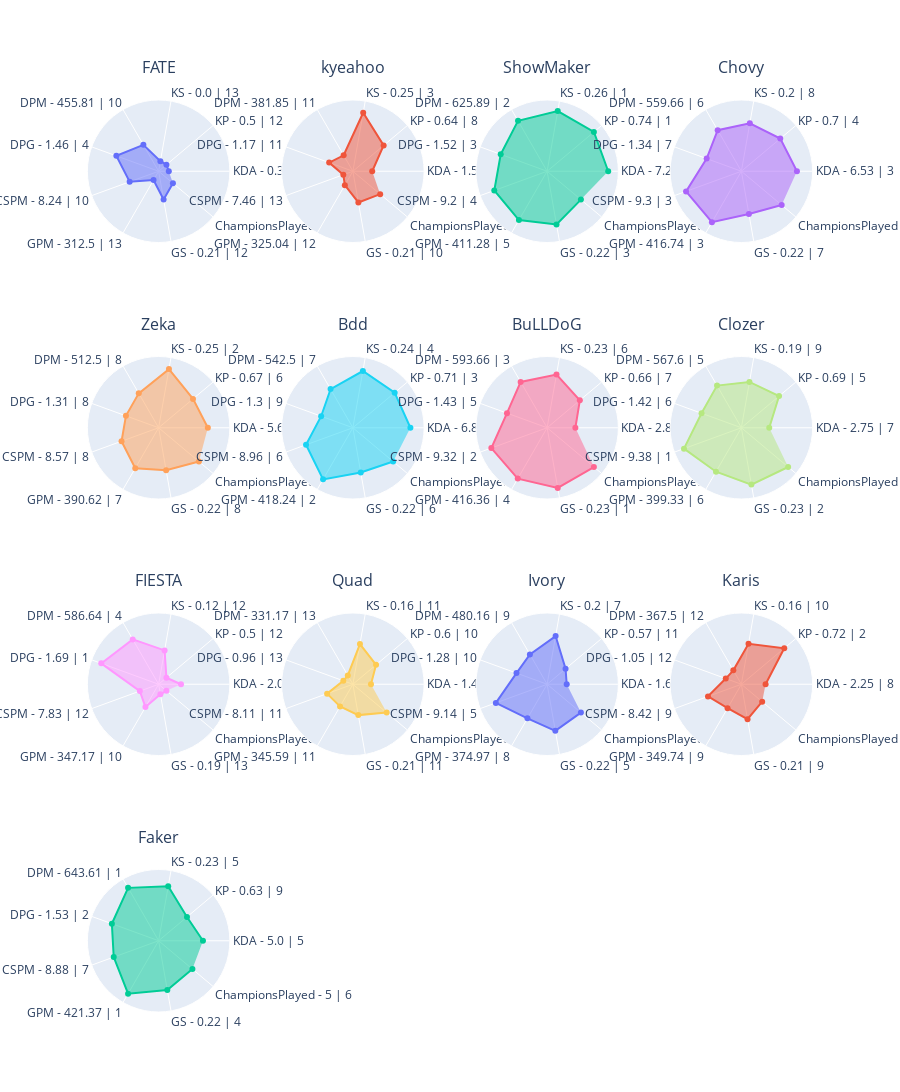

The notebook cell saved with this chart:
### Code cell
df = players_stats.loc[players_stats["Position"] == positions[2]]
min_value, max_value = get_min_max_value(df, columns)

ROWS, COLUMNS = get_rows_columns(df, 4)

fig = get_fig_subplots(df, ROWS, COLUMNS)
for i, player_name in enumerate(df.index):
    _df = df.loc[player_name, columns]
    theta_list = get_theta_list(df, player_name, origin_columns)

    r, c = get_rc(i, COLUMNS)
    fig.add_trace(
        go.Scatterpolar(r=_df, theta=theta_list, fill="toself", name=player_name),
        row=r,
        col=c,
    )

fig.update_layout(
    height=400 * ROWS,
    showlegend=False,
    title=dict(y=1),
)
fig.update_annotations(yshift=20)
fig.update_polars(
    radialaxis=dict(range=[min_value - 0.2, max_value + 0.2], visible=False)
)
fig.show()

### Figure 1 — Plotly figure (JSON) as saved in the notebook; plotly's stock layout.template omitted (floating-point values rounded to 4 significant figures)
{"data": [{"fill": "toself", "name": "FATE", "r": [0, 0, 0, 0.3989, 0.6839, 0.4057, 0, 0.3639, 0.1667], "subplot": "polar", "theta": ["KDA - 0.33 | 13", "KP - 0.5 | 12", "KS - 0.0 | 13", "DPM - 455.81 | 10", "DPG - 1.46 | 4", "CSPM - 8.24 | 10", "GPM - 312.5 | 13", "GS - 0.21 | 12", "ChampionsPlayed - 2 | 12"], "type": "scatterpolar"}, {"fill": "toself", "name": "kyeahoo", "r": [0.1798, 0.5892, 0.9675, 0.1622, 0.2959, 0, 0.1152, 0.4227, 0.5], "subplot": "polar2", "theta": ["KDA - 1.58 | 11", "KP - 0.64 | 8", "KS - 0.25 | 3", "DPM - 381.85 | 11", "DPG - 1.17 | 11", "CSPM - 7.46 | 13", "GPM - 325.04 | 12", "GS - 0.21 | 10", "ChampionsPlayed - 4 | 10"], "type": "scatterpolar"}, {"fill": "toself", "name": "ShowMaker", "r": [1, 1, 1, 0.9433, 0.7703, 0.9051, 0.9073, 0.8621, 0.6667], "subplot": "polar3", "theta": ["KDA - 7.29 | 1", "KP - 0.74 | 1", "KS - 0.26 | 1", "DPM - 625.89 | 2", "DPG - 1.52 | 3", "CSPM - 9.2 | 4", "GPM - 411.28 | 5", "GS - 0.22 | 3", "ChampionsPlayed - 5 | 6"], "type": "scatterpolar"}, {"fill": "toself", "name": "Chovy", "r": [0.8918, 0.7976, 0.7557, 0.7313, 0.5258, 0.9565, 0.9574, 0.6513, 0.8333], "subplot": "polar4", "theta": ["KDA - 6.53 | 3", "KP - 0.7 | 4", "KS - 0.2 | 8", "DPM - 559.66 | 6", "DPG - 1.34 | 7", "CSPM - 9.3 | 3", "GPM - 416.74 | 3", "GS - 0.22 | 7", "ChampionsPlayed - 6 | 3"], "type": "scatterpolar"}, {"fill": "toself", "name": "Zeka", "r": [0.7671, 0.6816, 0.97, 0.5804, 0.4835, 0.5753, 0.7176, 0.6472, 0.8333], "subplot": "polar5", "theta": ["KDA - 5.67 | 4", "KP - 0.67 | 6", "KS - 0.25 | 2", "DPM - 512.5 | 8", "DPG - 1.31 | 8", "CSPM - 8.57 | 8", "GPM - 390.62 | 7", "GS - 0.22 | 8", "ChampionsPlayed - 6 | 3"], "type": "scatterpolar"}, {"fill": "toself", "name": "Bdd", "r": [0.9301, 0.8722, 0.9314, 0.6764, 0.4632, 0.7793, 0.9712, 0.6913, 0.8333], "subplot": "polar6", "theta": ["KDA - 6.8 | 2", "KP - 0.71 | 3", "KS - 0.24 | 4", "DPM - 542.5 | 7", "DPG - 1.3 | 9", "CSPM - 8.96 | 6", "GPM - 418.24 | 2", "GS - 0.22 | 6", "ChampionsPlayed - 6 | 3"], "type": "scatterpolar"}, {"fill": "toself", "name": "BuLLDoG", "r": [0.3548, 0.639, 0.8622, 0.8401, 0.6392, 0.9665, 0.954, 1, 1.0], "subplot": "polar7", "theta": ["KDA - 2.8 | 6", "KP - 0.66 | 7", "KS - 0.23 | 6", "DPM - 593.66 | 3", "DPG - 1.43 | 5", "CSPM - 9.32 | 2", "GPM - 416.36 | 4", "GS - 0.23 | 1", "ChampionsPlayed - 7 | 1"], "type": "scatterpolar"}, {"fill": "toself", "name": "Clozer", "r": [0.3476, 0.7668, 0.7135, 0.7567, 0.6331, 1.0, 0.7975, 0.9342, 1.0], "subplot": "polar8", "theta": ["KDA - 2.75 | 7", "KP - 0.69 | 5", "KS - 0.19 | 9", "DPM - 567.6 | 5", "DPG - 1.42 | 6", "CSPM - 9.38 | 1", "GPM - 399.33 | 6", "GS - 0.23 | 2", "ChampionsPlayed - 7 | 1"], "type": "scatterpolar"}, {"fill": "toself", "name": "FIESTA", "r": [0.2397, 0, 0.4757, 0.8177, 1, 0.1924, 0.3184, 0, 0], "subplot": "polar9", "theta": ["KDA - 2.0 | 9", "KP - 0.5 | 12", "KS - 0.12 | 12", "DPM - 586.64 | 4", "DPG - 1.69 | 1", "CSPM - 7.83 | 12", "GPM - 347.17 | 10", "GS - 0.19 | 13", "ChampionsPlayed - 1 | 13"], "type": "scatterpolar"}, {"fill": "toself", "name": "Quad", "r": [0.1558, 0.3946, 0.6009, 0, 0, 0.3389, 0.3039, 0.4159, 0.6667], "subplot": "polar10", "theta": ["KDA - 1.42 | 12", "KP - 0.6 | 10", "KS - 0.16 | 11", "DPM - 331.17 | 13", "DPG - 0.96 | 13", "CSPM - 8.11 | 11", "GPM - 345.59 | 11", "GS - 0.21 | 11", "ChampionsPlayed - 5 | 6"], "type": "scatterpolar"}, {"fill": "toself", "name": "Ivory", "r": [0.1849, 0.2726, 0.7611, 0.4769, 0.4405, 0.8723, 0.5737, 0.7296, 0.6667], "subplot": "polar11", "theta": ["KDA - 1.62 | 10", "KP - 0.57 | 11", "KS - 0.2 | 7", "DPM - 480.16 | 9", "DPG - 1.28 | 10", "CSPM - 9.14 | 5", "GPM - 374.97 | 8", "GS - 0.22 | 5", "ChampionsPlayed - 5 | 6"], "type": "scatterpolar"}, {"fill": "toself", "name": "Karis", "r": [0.2757, 0.8997, 0.6089, 0.1163, 0.1265, 0.4981, 0.342, 0.498, 0.3333], "subplot": "polar12", "theta": ["KDA - 2.25 | 8", "KP - 0.72 | 2", "KS - 0.16 | 10", "DPM - 367.5 | 12", "DPG - 1.05 | 12", "CSPM - 8.42 | 9", "GPM - 349.74 | 9", "GS - 0.21 | 9", "ChampionsPlayed - 3 | 11"], "type": "scatterpolar"}, {"fill": "toself", "name": "Faker", "r": [0.6712, 0.5273, 0.8856, 1.0, 0.778, 0.739, 1, 0.7835, 0.6667], "subplot": "polar13", "theta": ["KDA - 5.0 | 5", "KP - 0.63 | 9", "KS - 0.23 | 5", "DPM - 643.61 | 1", "DPG - 1.53 | 2", "CSPM - 8.88 | 7", "GPM - 421.37 | 1", "GS - 0.22 | 4", "ChampionsPlayed - 5 | 6"], "type": "scatterpolar"}], "layout": {"annotations": [{"font": {"size": 16}, "showarrow": false, "text": "FATE", "x": 0.1062, "xanchor": "center", "xref": "paper", "y": 1, "yanchor": "bottom", "yref": "paper", "yshift": 20}, {"font": {"size": 16}, "showarrow": false, "text": "kyeahoo", "x": 0.3688, "xanchor": "center", "xref": "paper", "y": 1, "yanchor": "bottom", "yref": "paper", "yshift": 20}, {"font": {"size": 16}, "showarrow": false, "text": "ShowMaker", "x": 0.6313, "xanchor": "center", "xref": "paper", "y": 1, "yanchor": "bottom", "yref": "paper", "yshift": 20}, {"font": {"size": 16}, "showarrow": false, "text": "Chovy", "x": 0.8938, "xanchor": "center", "xref": "paper", "y": 1, "yanchor": "bottom", "yref": "paper", "yshift": 20}, {"font": {"size": 16}, "showarrow": false, "text": "Zeka", "x": 0.1062, "xanchor": "center", "xref": "paper", "y": 0.7188, "yanchor": "bottom", "yref": "paper", "yshift": 20}, {"font": {"size": 16}, "showarrow": false, "text": "Bdd", "x": 0.3688, "xanchor": "center", "xref": "paper", "y": 0.7188, "yanchor": "bottom", "yref": "paper", "yshift": 20}, {"font": {"size": 16}, "showarrow": false, "text": "BuLLDoG", "x": 0.6313, "xanchor": "center", "xref": "paper", "y": 0.7188, "yanchor": "bottom", "yref": "paper", "yshift": 20}, {"font": {"size": 16}, "showarrow": false, "text": "Clozer", "x": 0.8938, "xanchor": "center", "xref": "paper", "y": 0.7188, "yanchor": "bottom", "yref": "paper", "yshift": 20}, {"font": {"size": 16}, "showarrow": false, "text": "FIESTA", "x": 0.1062, "xanchor": "center", "xref": "paper", "y": 0.4375, "yanchor": "bottom", "yref": "paper", "yshift": 20}, {"font": {"size": 16}, "showarrow": false, "text": "Quad", "x": 0.3688, "xanchor": "center", "xref": "paper", "y": 0.4375, "yanchor": "bottom", "yref": "paper", "yshift": 20}, {"font": {"size": 16}, "showarrow": false, "text": "Ivory", "x": 0.6313, "xanchor": "center", "xref": "paper", "y": 0.4375, "yanchor": "bottom", "yref": "paper", "yshift": 20}, {"font": {"size": 16}, "showarrow": false, "text": "Karis", "x": 0.8938, "xanchor": "center", "xref": "paper", "y": 0.4375, "yanchor": "bottom", "yref": "paper", "yshift": 20}, {"font": {"size": 16}, "showarrow": false, "text": "Faker", "x": 0.1062, "xanchor": "center", "xref": "paper", "y": 0.1562, "yanchor": "bottom", "yref": "paper", "yshift": 20}], "height": 1600, "polar": {"domain": {"x": [0, 0.2125], "y": [0.8438, 1]}, "radialaxis": {"range": [-0.2, 1.2], "visible": false}}, "polar10": {"domain": {"x": [0.2625, 0.475], "y": [0.2812, 0.4375]}, "radialaxis": {"range": [-0.2, 1.2], "visible": false}}, "polar11": {"domain": {"x": [0.525, 0.7375], "y": [0.2812, 0.4375]}, "radialaxis": {"range": [-0.2, 1.2], "visible": false}}, "polar12": {"domain": {"x": [0.7875, 1], "y": [0.2812, 0.4375]}, "radialaxis": {"range": [-0.2, 1.2], "visible": false}}, "polar13": {"domain": {"x": [0, 0.2125], "y": [0, 0.1562]}, "radialaxis": {"range": [-0.2, 1.2], "visible": false}}, "polar14": {"domain": {"x": [0.2625, 0.475], "y": [0, 0.1562]}, "radialaxis": {"range": [-0.2, 1.2], "visible": false}}, "polar15": {"domain": {"x": [0.525, 0.7375], "y": [0, 0.1562]}, "radialaxis": {"range": [-0.2, 1.2], "visible": false}}, "polar16": {"domain": {"x": [0.7875, 1], "y": [0, 0.1562]}, "radialaxis": {"range": [-0.2, 1.2], "visible": false}}, "polar2": {"domain": {"x": [0.2625, 0.475], "y": [0.8438, 1]}, "radialaxis": {"range": [-0.2, 1.2], "visible": false}}, "polar3": {"domain": {"x": [0.525, 0.7375], "y": [0.8438, 1]}, "radialaxis": {"range": [-0.2, 1.2], "visible": false}}, "polar4": {"domain": {"x": [0.7875, 1], "y": [0.8438, 1]}, "radialaxis": {"range": [-0.2, 1.2], "visible": false}}, "polar5": {"domain": {"x": [0, 0.2125], "y": [0.5625, 0.7188]}, "radialaxis": {"range": [-0.2, 1.2], "visible": false}}, "polar6": {"domain": {"x": [0.2625, 0.475], "y": [0.5625, 0.7188]}, "radialaxis": {"range": [-0.2, 1.2], "visible": false}}, "polar7": {"domain": {"x": [0.525, 0.7375], "y": [0.5625, 0.7188]}, "radialaxis": {"range": [-0.2, 1.2], "visible": false}}, "polar8": {"domain": {"x": [0.7875, 1], "y": [0.5625, 0.7188]}, "radialaxis": {"range": [-0.2, 1.2], "visible": false}}, "polar9": {"domain": {"x": [0, 0.2125], "y": [0.2812, 0.4375]}, "radialaxis": {"range": [-0.2, 1.2], "visible": false}}, "showlegend": false, "title": {"y": 1}}}
